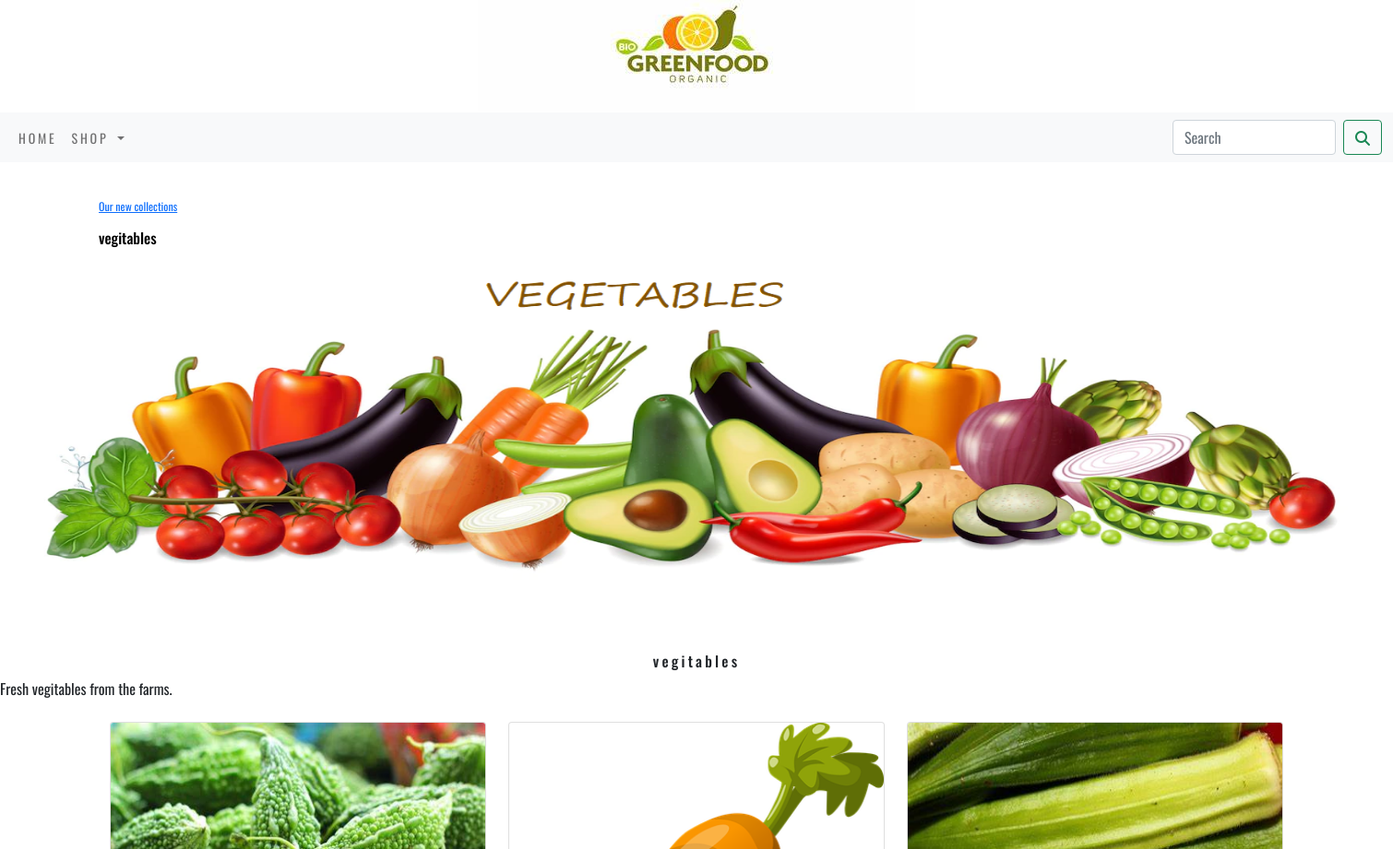
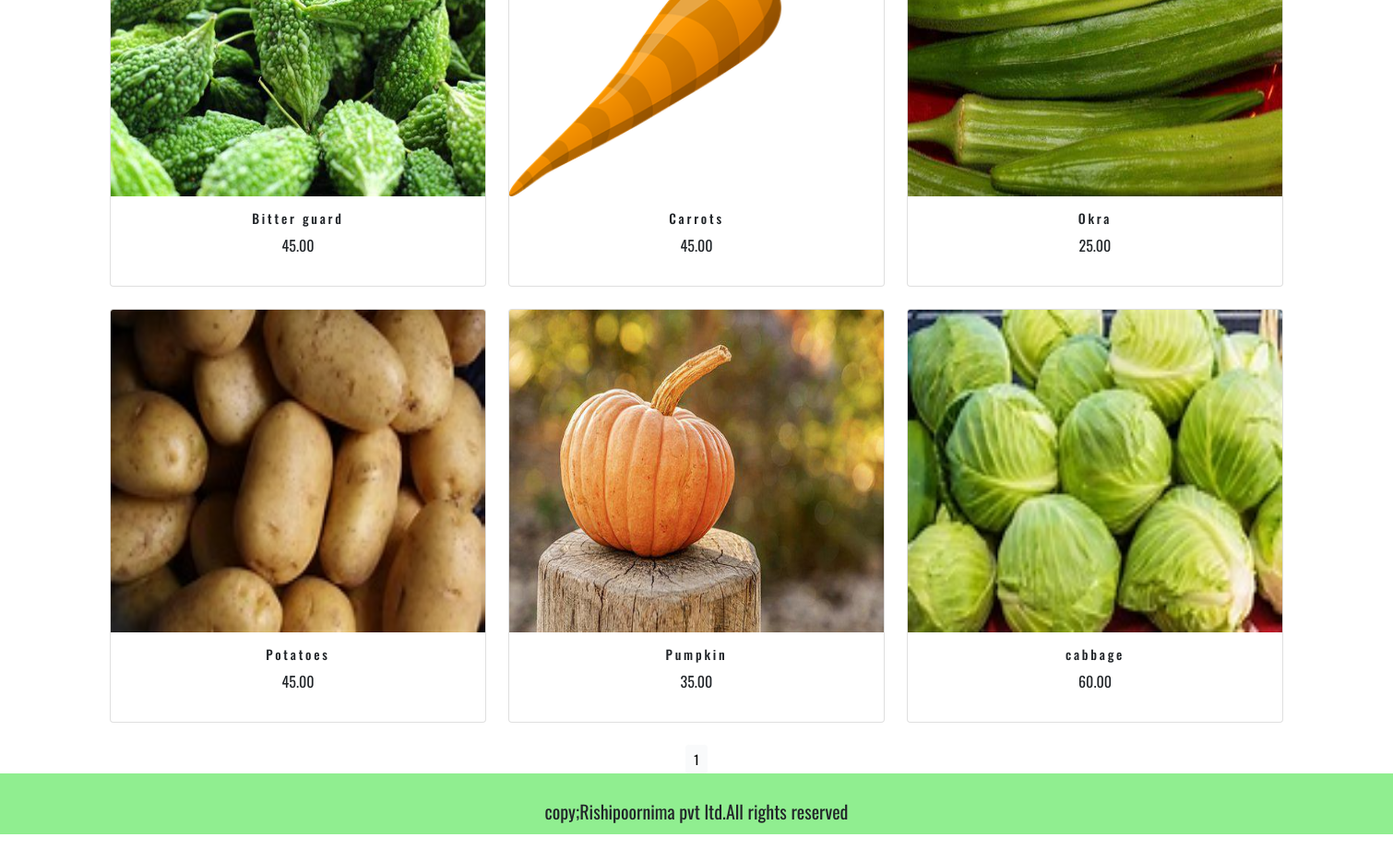
/ecomerseapp/vegitables/, run on the app's committed database (2 pictures, top to bottom).
### ecomerseapp/models.py (models this page shows, shortened)
class category(models.Model):
    name =models.CharField(max_length=250,unique=True)
    slug =models.SlugField(max_length=250,unique=True)
    description =models.TextField(blank=True)
    image =models.ImageField(upload_to="category",blank=True)
    class Meta:
        ordering =('name',)
        verbose_name ='category'
        verbose_name_plural ='categories'
    def get_url(self):
        return reverse('ecomerseapp:product_by_category',args=[self.slug])

class product(models.Model):
    name = models.CharField(max_length=250,unique=True)
    slug = models.SlugField(max_length=250,unique=True)
    description = models.TextField(blank=True)
    price = models.DecimalField(max_digits=10,decimal_places=2)
    category = models.ForeignKey(category,on_delete=models.CASCADE)
    image = models.ImageField(upload_to="product",blank=True)
    stock=models.IntegerField()
    available = models.BooleanField(default=True)
    created=models.DateTimeField(auto_now_add=True)
    updated = models.DateTimeField(auto_now=True)
    def get_url(self):
        return  reverse('ecomerseapp:productcatdetail',args=[self.category.slug,self.slug])
    class Meta:
        ordering =('name',)
        verbose_name='product'
        verbose_name_plural='products'

### ecomerseapp/views.py (the view)
# urls.py: path("",views.allprodcat,name='allprodcat'),
def allprodcat(request,c_slug=None):
    c_page = None
    products_list = None
    if c_slug != None:
        c_page = get_object_or_404(category,slug=c_slug)
        products_list = product.objects.all().filter(category=c_page,available=True)
    else:
        products_list = product.objects.all().filter(available=True)
    paginator=Paginator(products_list,6)
    try:
        page=int(request.GET.get('page','1'))
    except:
        page = 1
    try:
        products = paginator.page(page)
    except (EmptyPage,InvalidPage):
        products = paginator.page(paginator.num_pages)
    return render(request,'category.html',{'category':c_page,'products': products})

### cart/context_processors.py (called while the page is built)
def counter(request):
    item_count=0
    if 'admin' in request.path:
        return {}
    else:
        try:
            cart=Cart.objects.filter(cart_id =_cart_id(request))
            car_items = CartItem.objects.all().filter(cart=cart[:1])
            for cart_item in car_items:
             item_count += cart_item.quantity
        except Cart.DoesNotExist:
            item_count=0
    return  dict(item_count=item_count)

### cart/views.py (called while the page is built)
def _cart_id(request):
    cart = request.session.session_key
    if not cart:
        cart = request.session.create()
    return cart

### ecomerseapp/context_processors.py (called while the page is built)
def menu_links(request):
    links = category.objects.all()
    return dict(links=links)

### templates/category.html (shortened to what this page needs)
{% extends 'base.html' %}
{% load static %}
{% block content %}
    {% if category %}
       <div class="container mt-4">
           <div class="row my_row_class gy-4">
               <div class="mx-auto">
               <p>
                   <a href="{% url 'ecomerseapp:allprodcat' %}">Our new collections</a><h6>{{category.name}}</h6>
               </p>
           </div></div>
       </div>
    {% endif %}
            <div class="mx-auto">
                {% if category %}
                      <img class=my_image" src ="{{category.image.url}}"  style="height:400px;width:1500px" alt="{{category.name}}">
                      </div>
                       <br>
                        <div>
                        <h1 class="text-center my_title"> {{category.name}}</h1>
                        <p class="text-justify">{{category.description}}</p>
                        </div>
                {% endif %}
<div class="container mt-4">
    <div class="row mx-auto gy-4">
        {% for pdt in products %}
        <div class="my_bottom_margin col-9 col-sm-12 col-md-4 xol-lg-4">
            <div class="card text-center h-100">
                <a href="{{pdt.get_url}}"><img class="card-img-top " src="{{pdt.image.url}}" alt="{{pdt.name}}" width="100px;" height="350px;"></a>
                <div class="card-body">
                    <h4> {{pdt.name}}</h4>
                    <p>{{pdt.price}}</p>
                </div>
            </div>
        </div>
        {% endfor %}
    </div>
    <div class="mx-auto">
        <br>
        <div class="text-center">
            {% for pg in products.paginator.page_range %}
            <a href="?page={{pg}}" class="btn btn-light btn-sm {% if products.number == pg %} active {% endif %}">{{pg}}</a>
        {% endfor %}
        </div>
    </div>
</div>
{% endblock %}

### static/css/custom.css (style rules this page uses)
body { font-family: 'Oswald', sans-serif; }
.my_row_class { padding-top:15px; }
.my_row_class .mx-auto { color:#000; font-size:12px; }
.my_title { font-size:16px; text_transform:uppercase; letter-spacing:.2em; }
.my_bottom_margin { margin-bottom:10px: }
.card-body h4 { font-size:14px; text_transform:uppercase; letter-spacing:.2em; }

### data on the page
category: name "vegitables", image (picture), description "Fresh vegitables from the farms."
product: image (picture), name "Bitter guard", price "45.00"
product: image (picture), name "Carrots", price "45.00"
product: image (picture), name "Okra", price "25.00"
product: image (picture), name "Potatoes", price "45.00"
product: image (picture), name "Pumpkin", price "35.00"
product: image (picture), name "cabbage", price "60.00"

### other printed values
{{ pg }} "1"
